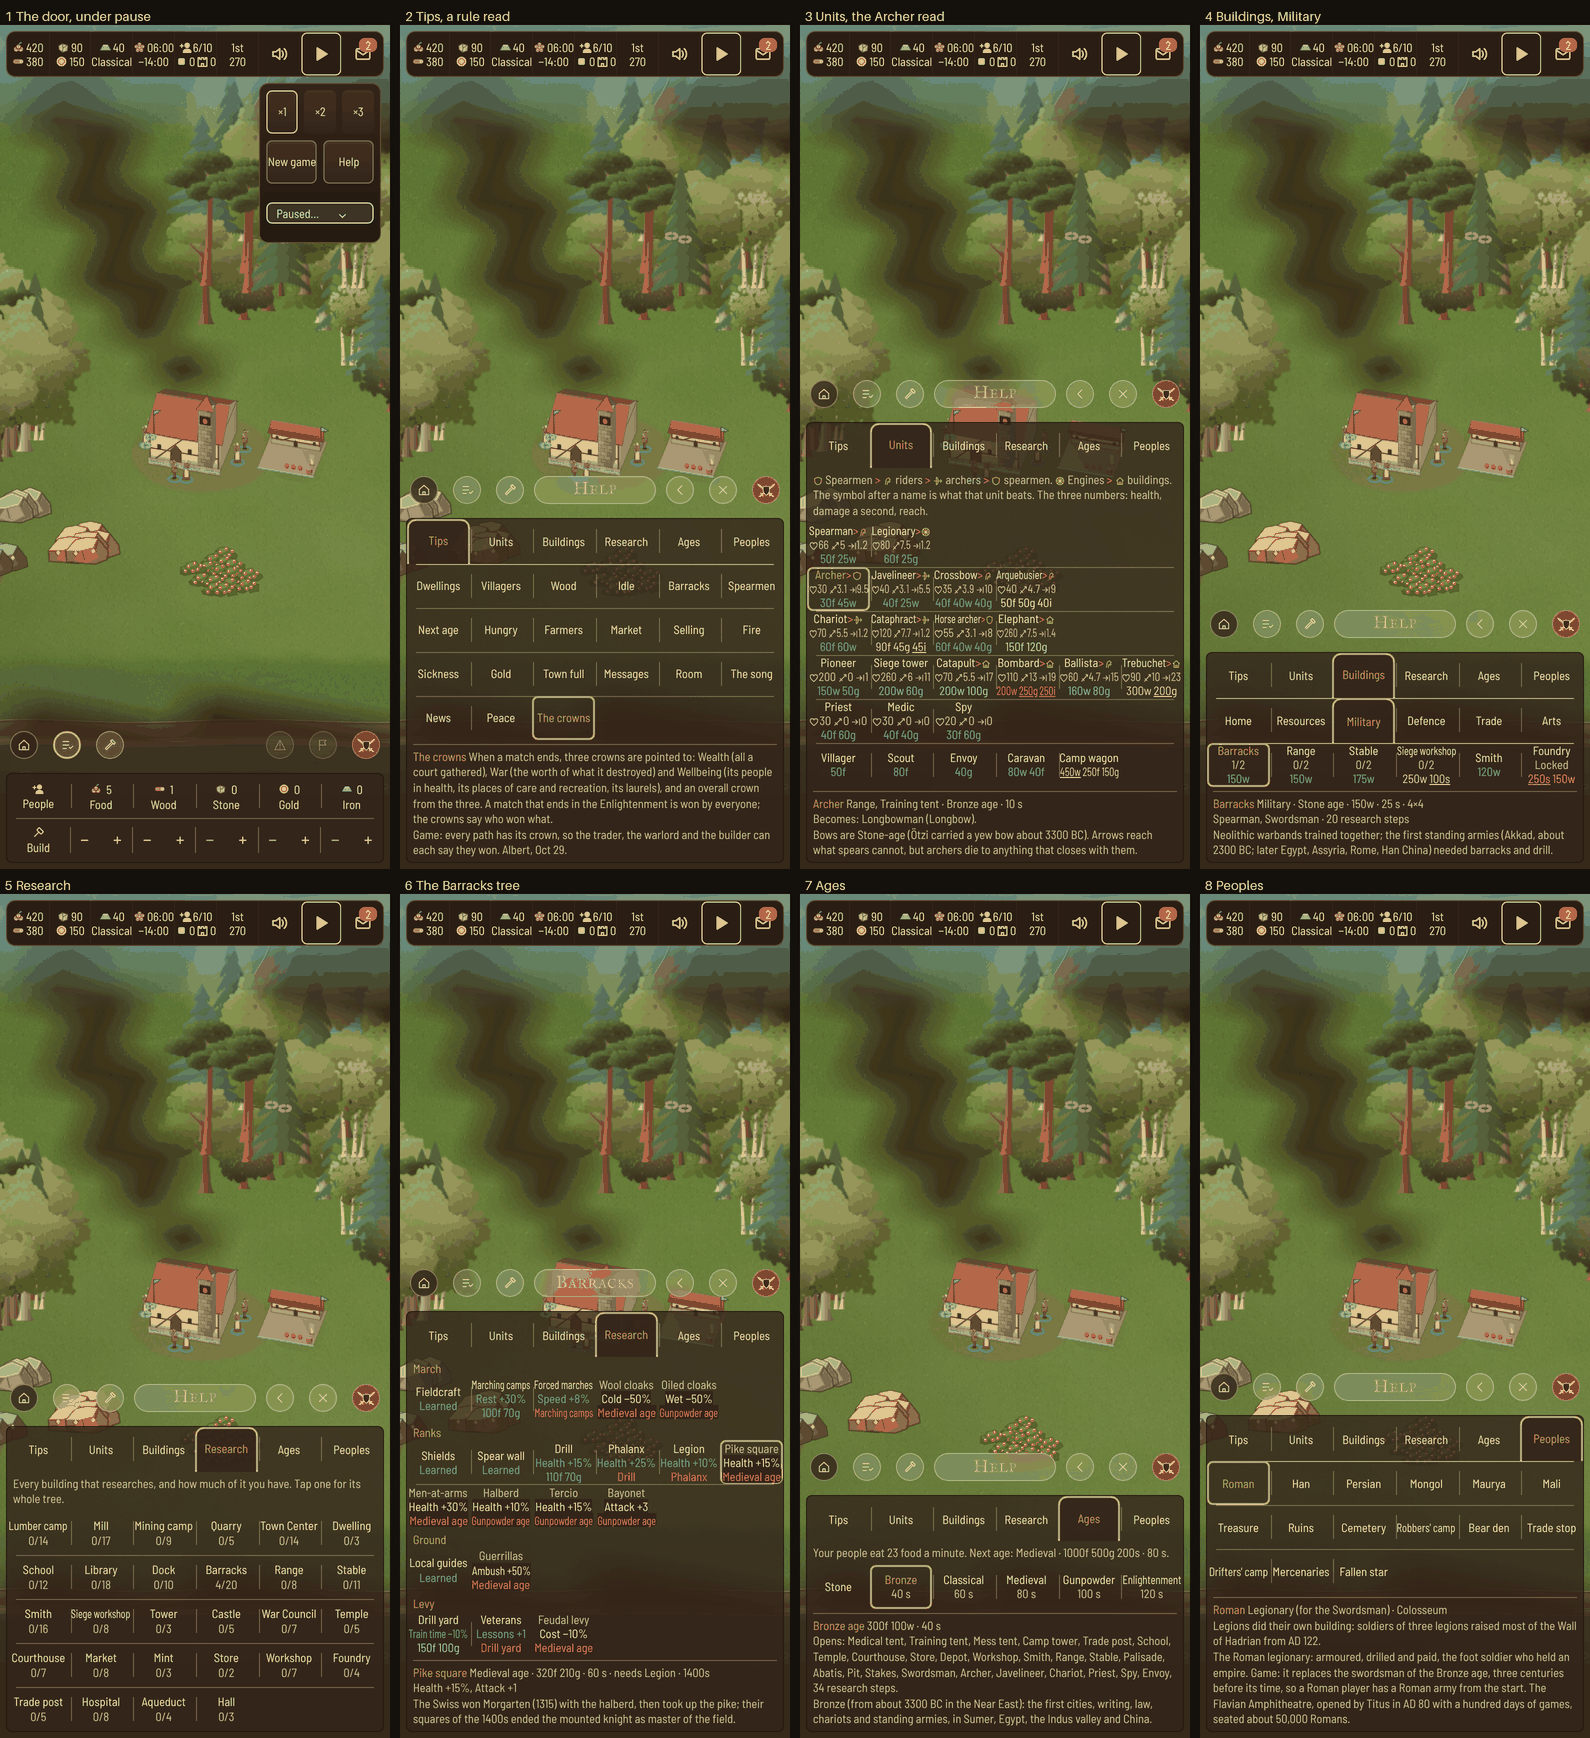

Write Python code to recreate this figure.
# real screens of the Help card: python3 shots.py <v100 dir> <out.png> [w] [h]
import asyncio, sys, os
from playwright.async_api import async_playwright
from PIL import Image, ImageDraw
V, OUT = sys.argv[1], sys.argv[2]; W = int(sys.argv[3]) if len(sys.argv) > 3 else 390; H = int(sys.argv[4]) if len(sys.argv) > 4 else 844
PREP = r"""(async () => { const W = (ms) => new Promise((r) => setTimeout(r, ms)), S = MENU.S, T = BOOKS.tech, D = FK.D; MENU.act('start'); await W(400); S.tab = null; MENU.render(true);
 Object.assign(FK.SIDES[0].store, { food: 420, wood: 380, gold: 150, stone: 90, iron: 40 }); FK.SIDES[0].age = 2; const tk = (n) => Object.keys(T).find((c) => T[c].name === n); for (const n of ['Shields', 'Spear wall', 'Fieldcraft', 'Local guides']) { FK.SIDES[0].techs.add(tk(n)); FK.learn(0, tk(n)); }
 const h0 = FK.seatOf(0), bar = Object.keys(D.trains).find((b) => D.trains[b].join() === 'Foot'); out: for (let d = 8; d < 240; d++) for (const [i, j] of [[h0.i + d, h0.j], [h0.i - d, h0.j], [h0.i, h0.j + d], [h0.i, h0.j - d]]) { if (!ECON.canPlace(bar, i, j, 0)) continue; const t = FK.build(bar, i, j, FK.SIDES[0].col); if (t) { t.side = 0; t.done = 1; break out; } }
 FK.pause(true); MENU.render(true); await W(80);
 window.$c = async (sel, txt) => { const e = [...document.querySelectorAll(sel)].find((x) => !txt || x.textContent.startsWith(txt)); if (!e) throw new Error('no ' + sel + ' ' + txt); e.click(); await W(120); }; return 1; })()"""
STEPS = [('The door, under pause', []), ('Tips, a rule read', [('#spd [data-v^="help|"]', ''), ('#base [data-v^="help|sel|"]', 'The crowns')]), ('Units, the Archer read', [('#base .tabs .cell', 'Units'), ('#base [data-v^="help|sel|"]', 'Archer')]),
         ('Buildings, Military', [('#base .tabs .cell', 'Buildings'), ('#base [data-v^="help|grp|"]', 'Military'), ('#base [data-v^="help|sel|"]', 'Barracks')]), ('Research', [('#base .tabs .cell', 'Research')]),
         ('The Barracks tree', [('#base [data-v^="help|sub|"]', 'Barracks'), ('#base [data-v^="help|sel|"]', 'Pike square')]), ('Ages', [('#rank [data-v^="back|"]', ''), ('#base .tabs .cell', 'Ages'), ('#base [data-v^="help|sel|"]', 'Bronze')]), ('Peoples', [('#base .tabs .cell', 'Peoples'), ('#base [data-v^="help|sel|"]', 'Roman')])]
async def main():
    async with async_playwright() as p:
        b = await p.chromium.launch(executable_path='/usr/bin/google-chrome', args=['--no-sandbox', '--allow-file-access-from-files'])
        pg = await b.new_page(viewport={'width': W, 'height': H}, device_scale_factor=2); errs = []; pg.on('pageerror', lambda e: errs.append(str(e))); await pg.goto('file://' + os.path.abspath(os.path.join(V, 'index.html')) + '#20261105'); await pg.wait_for_timeout(1200)
        await pg.evaluate(PREP); shots = []
        for name, clicks in STEPS:
            for sel, txt in clicks: await pg.evaluate('([a, b]) => $c(a, b)', [sel, txt])
            await pg.wait_for_timeout(150); f = f'/tmp/sh{len(shots)}.png'; await pg.screenshot(path=f); shots.append((name, f))
        print(errs[:3]); await b.close()
    ims = [Image.open(f) for _, f in shots]; w, h = ims[0].size; n = len(ims); cols = 4; rws = (n + cols - 1) // cols; sheet = Image.new('RGB', (w * cols + 20 * (cols - 1), (h + 50) * rws), (20, 16, 12)); d = ImageDraw.Draw(sheet)
    for i, (name, _) in enumerate(shots): x, y = (i % cols) * (w + 20), (i // cols) * (h + 50); sheet.paste(ims[i], (x, y + 50)); d.text((x + 10, y + 16), f'{i + 1} {name}', fill=(240, 230, 210), font_size=26)
    sheet.save(OUT); print(sheet.size)
asyncio.run(main())
